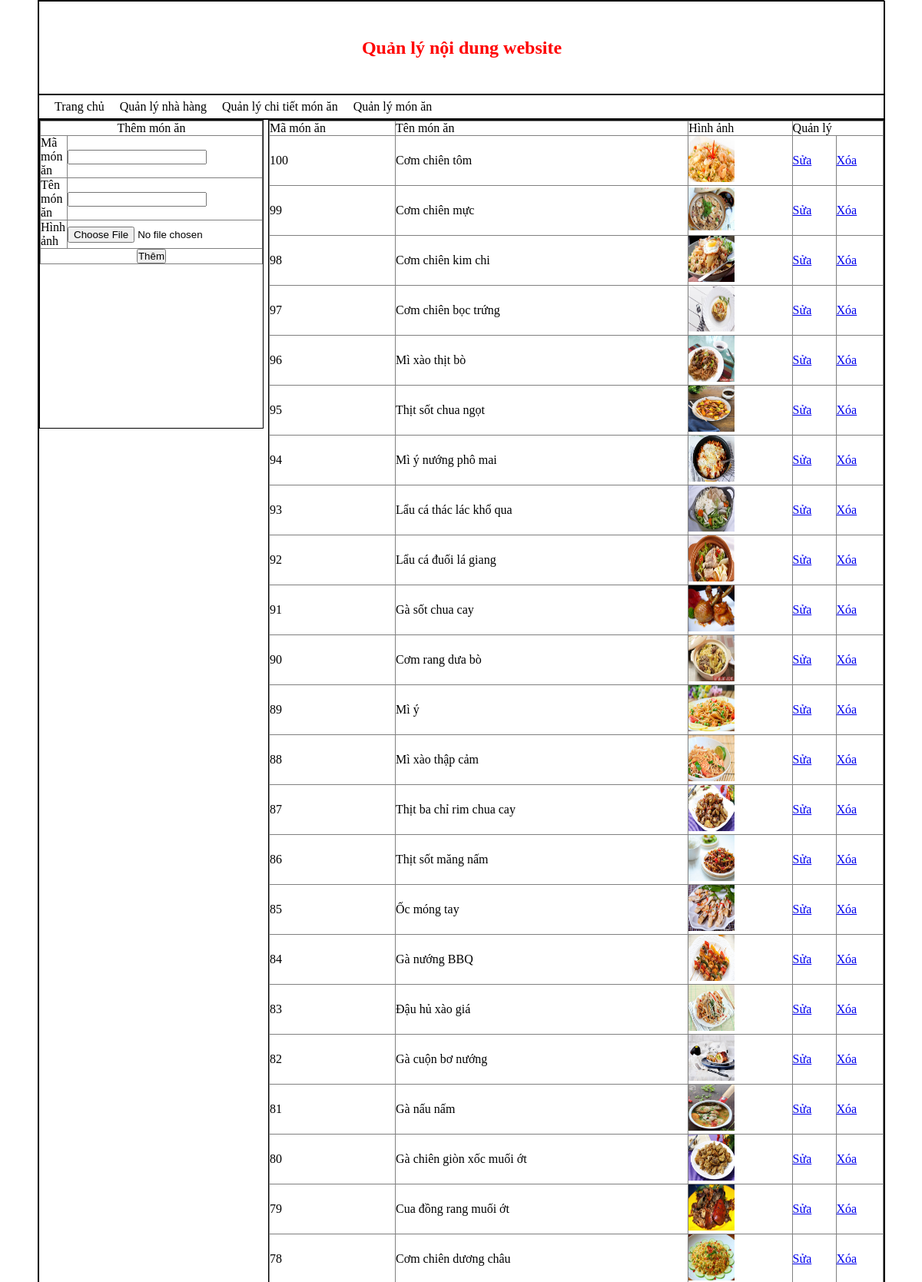
Page /admin/index.php?quanly=quanlychitietmonan&ac=them (upper part) on the committed database.
### tables this page shows
CREATE TABLE `monan` (
  `ma_monan` int(11) NOT NULL,
  `tenmonan` varchar(500) NOT NULL,
  `hinhanh` varchar(255) NOT NULL
);

### admin/modules/quanlychitietmonan/lietke.php (the view)
<?php
	$sql = "select * from monan order by ma_monan desc";
	$run = mysql_query($sql);
?>
<table width="100%" border="1">
  <tbody>
    <tr>
      <td>Mã món ăn</td>
      <td>Tên món ăn</td>
      <td>Hình ảnh</td>
      <td colspan="2">Quản lý</td>
    </tr>
	<?php
		while($dong=mysql_fetch_array($run)){
	?>
    <tr>
      <td><?php echo $dong['ma_monan'] ?></td>
      <td><?php echo $dong['tenmonan'] ?></td>
      <td><img src="modules/quanlychitietmonan/upload/<?php echo $dong['hinhanh'] ?>" width="60" height="60"></td>
      <td><a href="index.php?quanly=quanlychitietmonan&ac=sua&id_monan=<?php echo $dong['ma_monan'] ?>">Sửa</a></td>
      <td><a href="modules/quanlychitietmonan/xuly.php?id_monan=<?php echo $dong['ma_monan'] ?>">Xóa</a></td>
    </tr>
	<?php
		}
	?>
  </tbody>
</table>

### admin/css.css (style rules this page uses)
* { padding: 0; margin: 0; }
table { border-collapse: collapse; }

### rows in the picture
monan: ma_monan "100", tenmonan "Cơm chiên tôm", hinhanh (picture)
monan: ma_monan "99", tenmonan "Cơm chiên mực", hinhanh (picture)
monan: ma_monan "98", tenmonan "Cơm chiên kim chi", hinhanh (picture)
monan: ma_monan "97", tenmonan "Cơm chiên bọc trứng", hinhanh (picture)
monan: ma_monan "96", tenmonan "Mì xào thịt bò", hinhanh (picture)
monan: ma_monan "95", tenmonan "Thịt sốt chua ngọt", hinhanh (picture)
monan: ma_monan "94", tenmonan "Mì ý nướng phô mai", hinhanh (picture)
monan: ma_monan "93", tenmonan "Lẩu cá thác lác khổ qua", hinhanh (picture)
monan: ma_monan "92", tenmonan "Lẩu cá đuối lá giang", hinhanh (picture)
monan: ma_monan "91", tenmonan "Gà sốt chua cay", hinhanh (picture)
monan: ma_monan "90", tenmonan "Cơm rang dưa bò", hinhanh (picture)
monan: ma_monan "89", tenmonan "Mì ý", hinhanh (picture)
monan: ma_monan "88", tenmonan "Mì xào thập cảm", hinhanh (picture)
monan: ma_monan "87", tenmonan "Thịt ba chỉ rim chua cay", hinhanh (picture)
monan: ma_monan "86", tenmonan "Thịt sốt măng nấm", hinhanh (picture)
monan: ma_monan "85", tenmonan "Ốc móng tay", hinhanh (picture)
monan: ma_monan "84", tenmonan "Gà nướng BBQ", hinhanh (picture)
monan: ma_monan "83", tenmonan "Đậu hủ xào giá", hinhanh (picture)
monan: ma_monan "82", tenmonan "Gà cuộn bơ nướng", hinhanh (picture)
monan: ma_monan "81", tenmonan "Gà nấu nấm", hinhanh (picture)
monan: ma_monan "80", tenmonan "Gà chiên giòn xốc muối ớt", hinhanh (picture)
monan: ma_monan "79", tenmonan "Cua đồng rang muối ớt", hinhanh (picture)
monan: ma_monan "78", tenmonan "Cơm chiên dương châu", hinhanh (picture)
